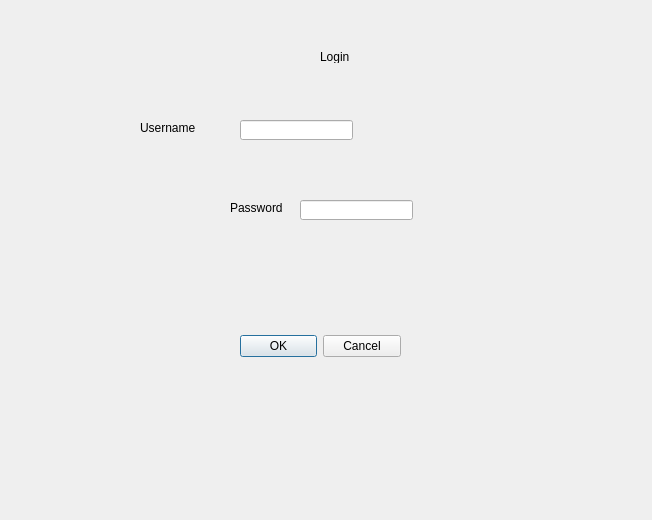
<?xml version="1.0" encoding="UTF-8"?>
<ui version="4.0">
 <class>Dialog</class>
 <widget class="QDialog" name="Dialog">
  <property name="geometry">
   <rect>
    <x>0</x>
    <y>0</y>
    <width>652</width>
    <height>520</height>
   </rect>
  </property>
  <property name="windowTitle">
   <string>Dialog</string>
  </property>
  <widget class="QDialogButtonBox" name="buttonBox">
   <property name="geometry">
    <rect>
     <x>240</x>
     <y>330</y>
     <width>161</width>
     <height>32</height>
    </rect>
   </property>
   <property name="orientation">
    <enum>Qt::Horizontal</enum>
   </property>
   <property name="standardButtons">
    <set>QDialogButtonBox::Cancel|QDialogButtonBox::Ok</set>
   </property>
  </widget>
  <widget class="QLabel" name="label">
   <property name="geometry">
    <rect>
     <x>140</x>
     <y>120</y>
     <width>121</width>
     <height>16</height>
    </rect>
   </property>
   <property name="text">
    <string>Username</string>
   </property>
  </widget>
  <widget class="QLabel" name="label_2">
   <property name="geometry">
    <rect>
     <x>230</x>
     <y>200</y>
     <width>71</width>
     <height>16</height>
    </rect>
   </property>
   <property name="text">
    <string>Password</string>
   </property>
  </widget>
  <widget class="QLabel" name="label_3">
   <property name="geometry">
    <rect>
     <x>320</x>
     <y>50</y>
     <width>47</width>
     <height>13</height>
    </rect>
   </property>
   <property name="text">
    <string>Login</string>
   </property>
  </widget>
  <widget class="QLineEdit" name="lineEdit">
   <property name="geometry">
    <rect>
     <x>240</x>
     <y>120</y>
     <width>113</width>
     <height>20</height>
    </rect>
   </property>
  </widget>
  <widget class="QLineEdit" name="lineEdit_2">
   <property name="geometry">
    <rect>
     <x>300</x>
     <y>200</y>
     <width>113</width>
     <height>20</height>
    </rect>
   </property>
  </widget>
 </widget>
 <resources/>
 <connections>
  <connection>
   <sender>buttonBox</sender>
   <signal>accepted()</signal>
   <receiver>Dialog</receiver>
   <slot>accept()</slot>
   <hints>
    <hint type="sourcelabel">
     <x>248</x>
     <y>254</y>
    </hint>
    <hint type="destinationlabel">
     <x>157</x>
     <y>274</y>
    </hint>
   </hints>
  </connection>
  <connection>
   <sender>buttonBox</sender>
   <signal>rejected()</signal>
   <receiver>Dialog</receiver>
   <slot>reject()</slot>
   <hints>
    <hint type="sourcelabel">
     <x>316</x>
     <y>260</y>
    </hint>
    <hint type="destinationlabel">
     <x>286</x>
     <y>274</y>
    </hint>
   </hints>
  </connection>
 </connections>
</ui>
